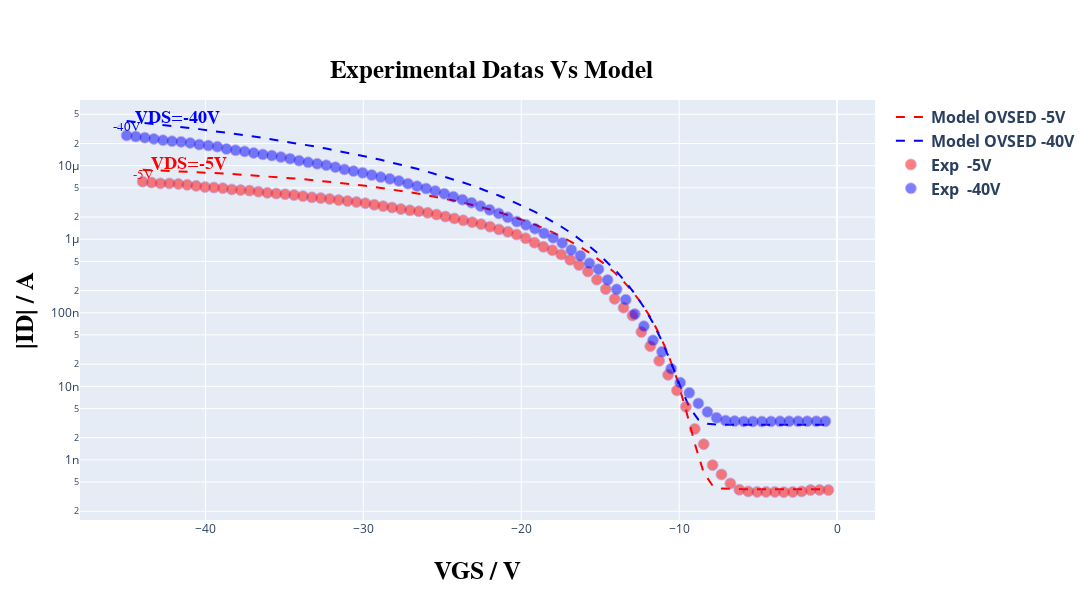
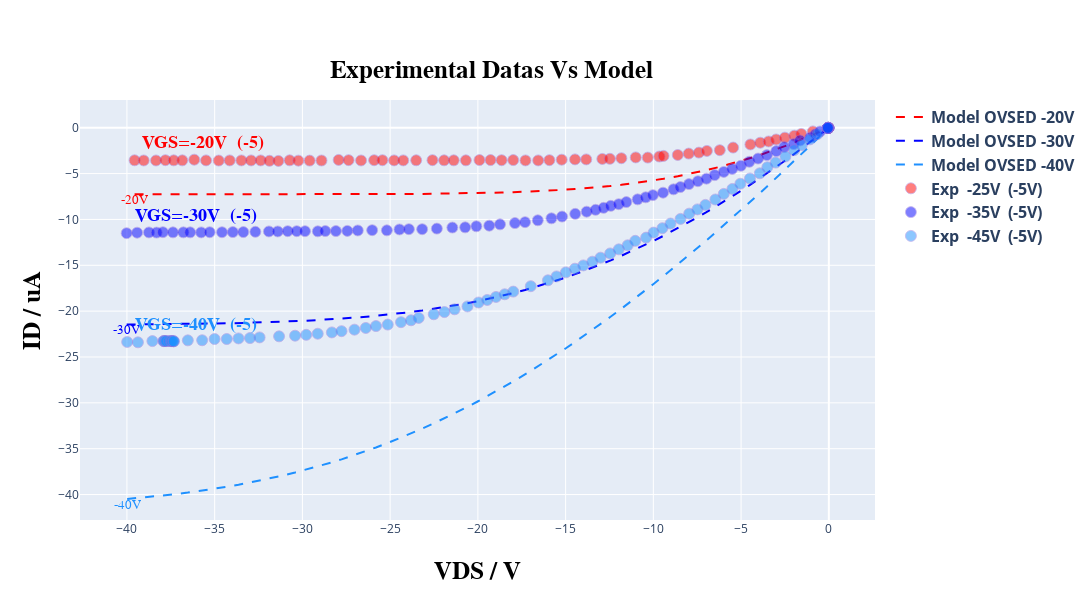

The notebook cell these images were saved under, in order:
### Code cell
# @title ##### ***GRAFICS PLOT OPTION:*** { run: "auto" }
option = 'show both curves' # @param ["Show Transfer curve", "Show output curve", "show both curves"]

plot = initialize_graphics_plot(settings['image_size_width'], settings['image_size_height'])
model = instance_model(read, TFTModel, n_points, type_curve_plot, load_parameters, input_voltage, Vv, load_idleak, width_t, count_transfer, tp_tst, settings['experimental_data_scale_transfer'], settings['current_typic'], resistance, current)
in_model_data, in_exp_data, out_model_data, out_exp_data = load_experimental_data(read, count_transfer, Vv, Id, model, count_output)
plot_curves(option, plot, list_tension, list_tension_shift, count_transfer, in_model_data, out_model_data, in_exp_data, out_exp_data, shift_list, settings['select_files'], settings['current_typic'], type_curve_plot)
read.compute_relative_distance(Id, model)
